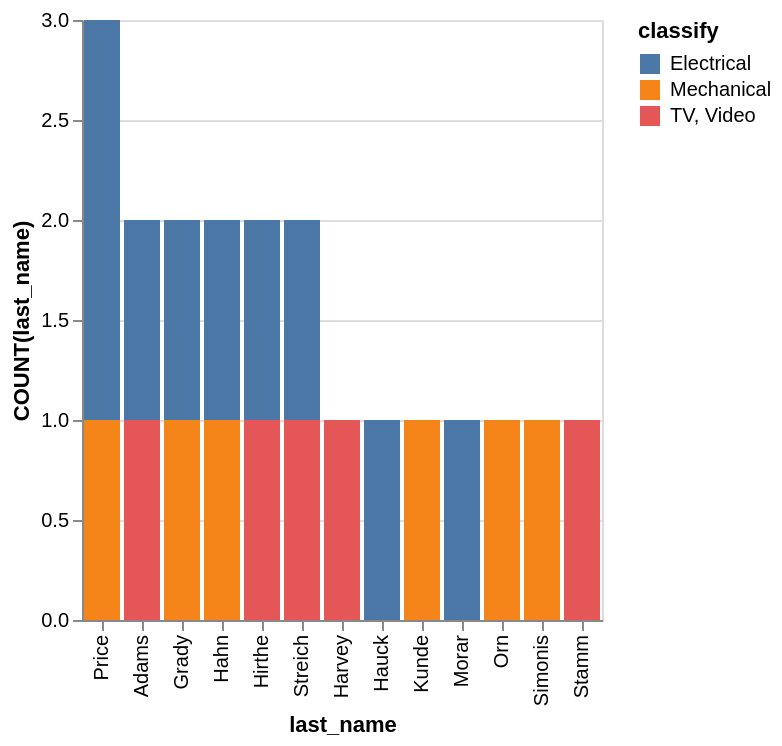

Here is the Vega-Lite specification saved for this chart:
### Vega-Lite specification from a JSON file in a GitHub repository (floating-point values rounded to 4 significant figures)
{"data": {"values": [{"x_data": "Adams", "y_data": 1, "classify": "Electrical"}, {"x_data": "Grady", "y_data": 1, "classify": "Electrical"}, {"x_data": "Hahn", "y_data": 1, "classify": "Electrical"}, {"x_data": "Harvey", "y_data": 0, "classify": "Electrical"}, {"x_data": "Hauck", "y_data": 1, "classify": "Electrical"}, {"x_data": "Hirthe", "y_data": 1, "classify": "Electrical"}, {"x_data": "Kunde", "y_data": 0, "classify": "Electrical"}, {"x_data": "Morar", "y_data": 1, "classify": "Electrical"}, {"x_data": "Orn", "y_data": 0, "classify": "Electrical"}, {"x_data": "Price", "y_data": 2, "classify": "Electrical"}, {"x_data": "Simonis", "y_data": 0, "classify": "Electrical"}, {"x_data": "Stamm", "y_data": 0, "classify": "Electrical"}, {"x_data": "Streich", "y_data": 1, "classify": "Electrical"}, {"x_data": "Adams", "y_data": 0, "classify": "Mechanical"}, {"x_data": "Grady", "y_data": 1, "classify": "Mechanical"}, {"x_data": "Hahn", "y_data": 1, "classify": "Mechanical"}, {"x_data": "Harvey", "y_data": 0, "classify": "Mechanical"}, {"x_data": "Hauck", "y_data": 0, "classify": "Mechanical"}, {"x_data": "Hirthe", "y_data": 0, "classify": "Mechanical"}, {"x_data": "Kunde", "y_data": 1, "classify": "Mechanical"}, {"x_data": "Morar", "y_data": 0, "classify": "Mechanical"}, {"x_data": "Orn", "y_data": 1, "classify": "Mechanical"}, {"x_data": "Price", "y_data": 1, "classify": "Mechanical"}, {"x_data": "Simonis", "y_data": 1, "classify": "Mechanical"}, {"x_data": "Stamm", "y_data": 0, "classify": "Mechanical"}, {"x_data": "Streich", "y_data": 0, "classify": "Mechanical"}, {"x_data": "Adams", "y_data": 1, "classify": "TV, Video"}, {"x_data": "Grady", "y_data": 0, "classify": "TV, Video"}, {"x_data": "Hahn", "y_data": 0, "classify": "TV, Video"}, {"x_data": "Harvey", "y_data": 1, "classify": "TV, Video"}, {"x_data": "Hauck", "y_data": 0, "classify": "TV, Video"}, {"x_data": "Hirthe", "y_data": 1, "classify": "TV, Video"}, {"x_data": "Kunde", "y_data": 0, "classify": "TV, Video"}, {"x_data": "Morar", "y_data": 0, "classify": "TV, Video"}, {"x_data": "Orn", "y_data": 0, "classify": "TV, Video"}, {"x_data": "Price", "y_data": 0, "classify": "TV, Video"}, {"x_data": "Simonis", "y_data": 0, "classify": "TV, Video"}, {"x_data": "Stamm", "y_data": 1, "classify": "TV, Video"}, {"x_data": "Streich", "y_data": 1, "classify": "TV, Video"}]}, "mark": "bar", "encoding": {"x": {"field": "x_data", "type": "nominal", "title": "last_name", "sort": {"op": "sum", "field": "y_data", "order": "descending"}}, "y": {"field": "y_data", "type": "quantitative", "title": "COUNT(last_name)"}, "color": {"field": "classify"}}}
